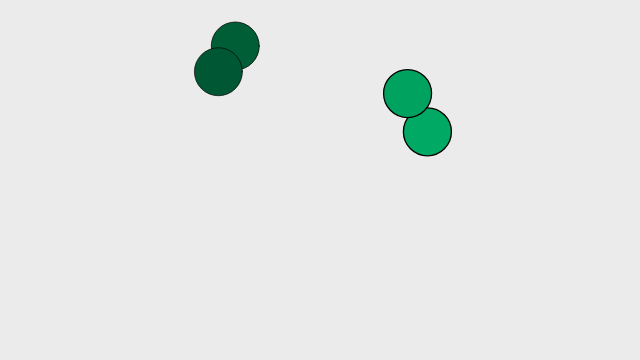
Frame 1 (no input)
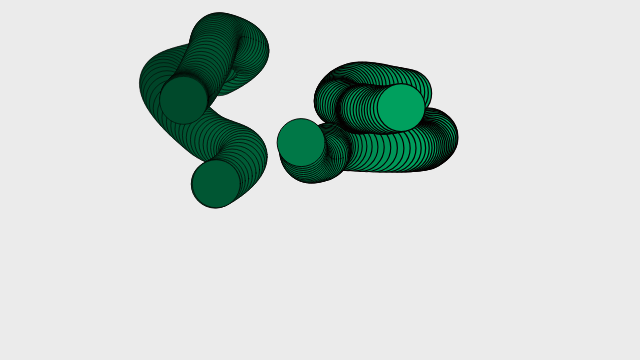
Frame 60 (no input)
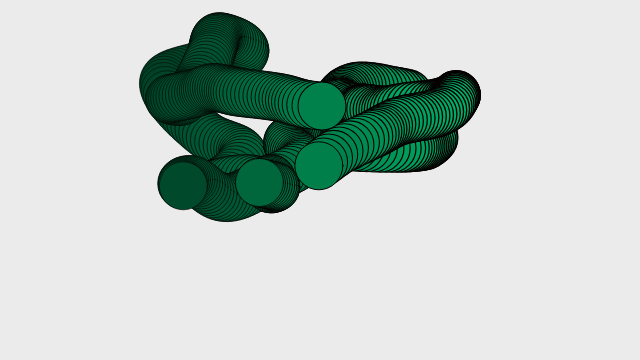
Frame 120 (the mouse pressed at the canvas centre since frame 60)

The p5.js sketch that drew these frames (run headless with seeded random() and noise() and a simulated clock; from frame 60 on, the mouse is pressed at the canvas centre):

// p5.js sketch
// ── sketch.js
var walker;
var walkerArray = [];

function setup() {
  createCanvas(640,360);
  walker = new Walker();
  background(235);
  for(var i = 0;i<4;i++){
    walkerArray[i]= new Walker();
  }
};

function draw() {
  for(var i = 0;i < 4;i++){
    walkerArray[i].walk();
    walkerArray[i].display();
  }
  // walker.walk();
  // walker.display();
};

function Walker() {
  this.position = createVector(width/2,height/2);
  this.noff = createVector(random(1000),random(1000));
  //variable to hold color for walker
  this.g = 255;
  this.b = 150;
  this.sw = 2;

  this.display = function() {
    strokeWeight(this.sw);
    fill(0,this.g,this.b);
    stroke(5,0,0);
    ellipse(this.position.x, this.position.y, 48, 48);
  }

  this.walk = function() {
    this.position.x = map(noise(this.noff.x),0,1,0,width);
    this.position.y = map(noise(this.noff.y),0,1,0,height);
    this.g = map(noise(this.noff.x),0,1,0,255);
    this.b = map(noise(this.noff.x),0,1,0,150);
    this.sw = map(noise(this.noff.x),0,1,0,2);
    this.noff.add(0.01,0.01,0);
  }
}
